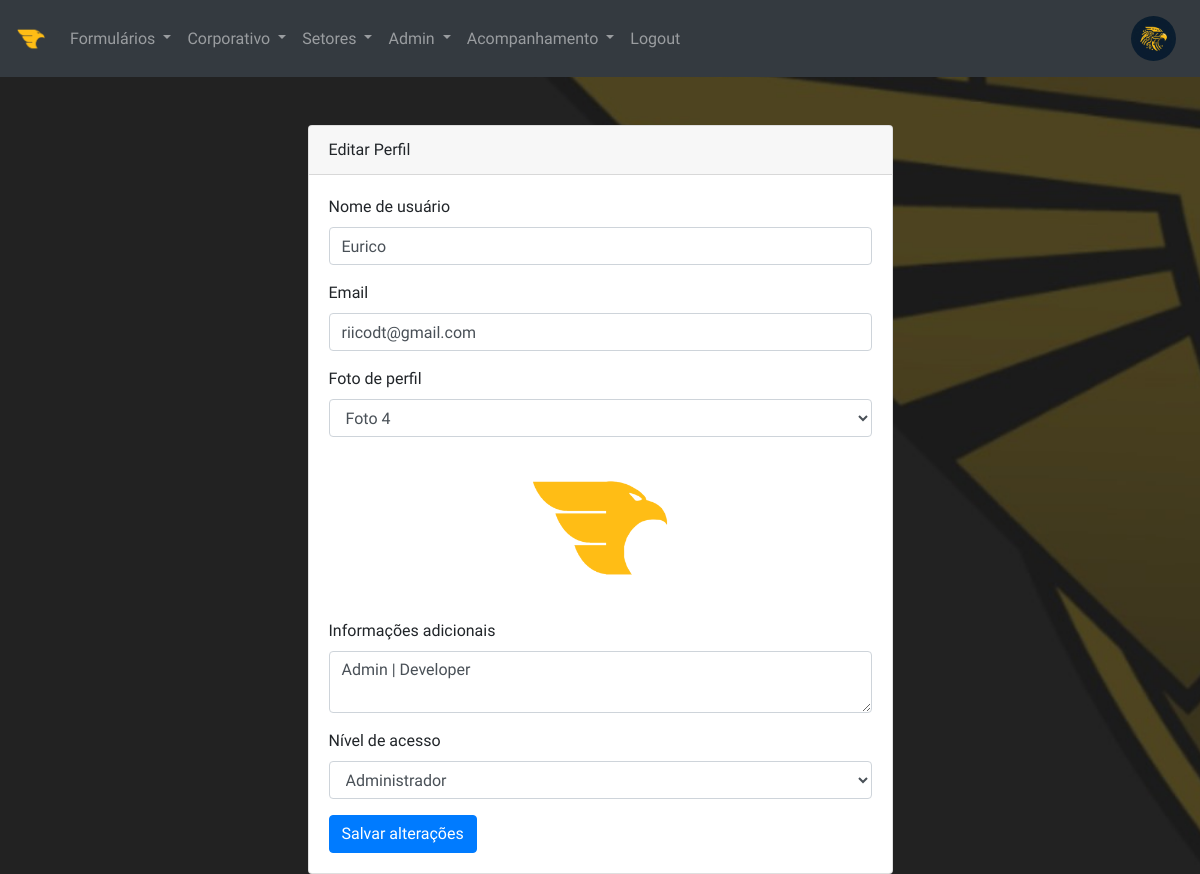
The app's page /admin/user/edit/1 (signed in) with its own data.
### models.py (models this page shows, shortened)
class User(UserMixin, db.Model):
    __tablename__ = 'users'  # Nome da tabela no banco de dados
    id = db.Column(db.Integer, primary_key=True)  # ID do usuário
    username = db.Column(db.String(100), unique=True, nullable=False)  # Nome de usuário
    email = db.Column(db.String(100), unique=True, nullable=False)  # E-mail do usuário
    password_hash = db.Column(db.String(128), nullable=False)  # Hash da senha do usuário
    profile_picture = db.Column(db.String(100), default='logo-golden.png')  # Imagem de perfil do usuário
    additional_info = db.Column(db.Text)  # Informações adicionais sobre o usuário
    access_level = db.Column(db.String(20), default='User')  # Nível de acesso do usuário

### routes.py (the view, shortened to what this page needs)
@app.route('/admin/user/edit/<int:id>', methods=['GET', 'POST'])
@login_required  # Requer que o usuário esteja autenticado
@check_permissions(['Admin', 'Inteligência'])  # Verifica as permissões do usuário
def edit_user(id):
    user = User.query.get(id)
    return render_template('edit_user.html', user=user)

### app.py (called while the page is built)
@login_manager.user_loader
def load_user(user_id):
    return User.query.get(int(user_id))  # Retorna o usuário pelo ID

### routes.py (called while the page is built)
def check_permissions(access_level):
    def decorator(func):
        @wraps(func)
        def wrapper(*args, **kwargs):
            if current_user.is_authenticated and current_user.access_level in access_level:
                return func(*args, **kwargs)
            else:
                flash('Você não tem permissão para acessar esta página.', 'danger')
                return redirect(url_for('index'))
        return wrapper
    return decorator

### templates/edit_user.html (shortened to what this page needs)
{% extends "base.html" %}
{% block content %}
<div class="row justify-content-center">
    <div class="col-md-6">
        <div class="card">
            <div class="card-header">Editar Perfil</div>
            <div class="card-body">
                <form method="POST">
                    <div class="form-group">
                        <label for="username" class="form-control-label">Nome de usuário</label>
                        <input type="text" class="form-control" id="username" name="username" value="{{ user.username }}">
                    </div>
                    <div class="form-group">
                        <label for="email" class="form-control-label">Email</label>
                        <input type="email" class="form-control" id="email" name="email" value="{{ user.email }}">
                    </div>
                    <div class="form-group">
                        <label for="profile_picture" class="form-control-label">Foto de perfil</label>
                        <select name="profile_picture" id="profilePictureSelect" class="form-control">
                            <option value="logo-perfil4.jpeg" {% if user.profile_picture == 'logo-perfil4.jpeg' %}selected{% endif %}>Foto 4</option>
                        </select>
                    </div>
                    <div class="form-group">
                        <img id="profilePicturePreview" src="{{ user.profile_picture }}" alt="Prévia da foto de perfil" style="max-width: 150px; display: block; margin: 0 auto;">
                    </div>
                    <div class="form-group">
                        <label for="additional_info" class="form-control-label">Informações adicionais</label>
                        <textarea class="form-control" id="additional_info" name="additional_info">{{ user.additional_info }}</textarea>
                    </div>
                    <div class="form-group">
                        <label for="access_level" class="form-control-label">Nível de acesso</label>
                        <select class="form-control" id="access_level" name="access_level">
                            <option value="Admin" {% if user.access_level == 'Admin' %}selected{% endif %}>Administrador</option>
                        </select>
                    </div>
                    <button type="submit" class="btn btn-primary">Salvar alterações</button>
                </form>
            </div>
        </div>
    </div>
</div>
{% endblock %}

### templates/base.html (shortened to what this page needs)
<!DOCTYPE html>
<html lang="en">
<head>
    <link rel="stylesheet" href="https://stackpath.bootstrapcdn.com/bootstrap/4.5.2/css/bootstrap.min.css">
    <link rel="stylesheet" href="https://cdnjs.cloudflare.com/ajax/libs/font-awesome/5.15.1/css/all.min.css">
    <link rel="stylesheet" href="https://cdnjs.cloudflare.com/ajax/libs/animate.css/4.1.1/animate.min.css"/>
    <link rel="stylesheet" href="{{ url_for('static', filename='css/style.css') }}">
</head>
<body>
    <nav class="navbar navbar-expand-lg navbar-dark bg-dark">
        <a class="navbar-brand" href="{{ url_for('index') }}">
            <img src="{{ url_for('static', filename='img/logo-int.png') }}" alt="InteGS" height="30">
        </a>
        <div class="collapse navbar-collapse" id="navbarNav">
            <ul class="navbar-nav mr-auto">
                {% if current_user.is_authenticated %}
                {% if current_user.access_level in ['Admin', 'Manutenção', 'Comercial', 'Inteligência', 'Expedição'] %}
                <li class="nav-item dropdown">
                    <a class="nav-link dropdown-toggle" href="#" id="formsDropdown" role="button" data-toggle="dropdown" aria-haspopup="true" aria-expanded="false">
                        Formulários
                    </a>
                </li>
                {% endif %}
                {% if current_user.access_level in ['Admin', 'Diretoria', 'CEO', 'Inteligência'] %}
                <li class="nav-item dropdown">
                    <a class="nav-link dropdown-toggle" href="#" id="corporateDropdown" role="button" data-toggle="dropdown" aria-haspopup="true" aria-expanded="false">
                        Corporativo
                    </a>
                </li>
                {% endif %}
                {% if current_user.access_level in ['Admin', 'Manutenção', 'Comercial', 'Inteligência', 'CEO', 'Diretoria', 'Expedição', 'Configuração'] %}
                <li class="nav-item dropdown">
                    <a class="nav-link dropdown-toggle" href="#" id="sectorsDropdown" role="button" data-toggle="dropdown" aria-haspopup="true" aria-expanded="false">
                        Setores
                    </a>
                </li>
                {% endif %}
                {% if current_user.access_level in ['Admin','Inteligência', 'CEO', 'Diretoria'] %}
                <li class="nav-item dropdown">
                    <a class="nav-link dropdown-toggle" href="#" id="sectorsDropdown" role="button" data-toggle="dropdown" aria-haspopup="true" aria-expanded="false">
                        Admin
                    </a>
                </li>
                {% endif %}
                {% if current_user.access_level in ['Acompanhamento', 'Admin', 'Inteligência', 'Supervisor', 'CEO', 'Diretoria', 'Financeiro'] %}
                <li class="nav-item dropdown">
                    <a class="nav-link dropdown-toggle" href="#" id="sectorsDropdown" role="button" data-toggle="dropdown" aria-haspopup="true" aria-expanded="false">
                        Acompanhamento
                    </a>
                </li>
                {% endif %}
                <li class="nav-item">
                    <a class="nav-link" href="{{ url_for('logout') }}">Logout</a>
                </li>
                {% endif %}
            </ul>
            <ul class="navbar-nav">
                <li class="nav-item">
                    {% if current_user.is_authenticated %}
                    <a class="nav-link" href="{{ url_for('profile') }}">
                        <img src="{{ url_for('static', filename='img/' + current_user.profile_picture) }}" class="rounded-circle profile-icon" style="width: 45px; height: 45px;" alt="Foto do perfil">
                    </a>
                    {% endif %}
                </li>
            </ul>
        </div>
    </nav>
    {% block content %}{% endblock %}
</body>
</html>

### static/css/style.css (style rules this page uses)
* { margin: 0; padding: 0; box-sizing: border-box; }
body { font-family: "Ubuntu Sans", sans-serif; background-image: url("/static/img/wallpaper.jpg"); background-repeat: no-repeat; background-size: cover; background-attachment: fixed; overflow-x: hidden; }

### records on screen
User: profile_picture (picture), username "Eurico", email "riicodt@gmail.com", profile_picture "Foto 4", additional_info "Admin | Developer", access_level "Administrador"
